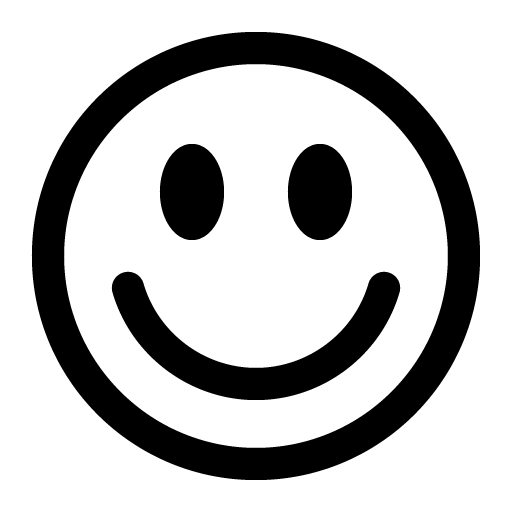
#> input picture watermark.png, 512 x 512 px
$ python 2.py
#> lines starting #> are read from the running program, lines starting #| are printed output that depends on the picture
from PIL import Image
image = Image.open('watermark.png')
#> image is the input picture: PIL image 512x512 RGBA; mean R, G, B, A 0, 0, 0, 62.2
newimg = image.resize((image.width // 3, image.height // 3))
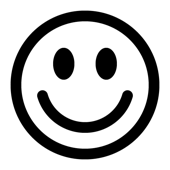
#> newimg: PIL image 170x170 RGBA; mean R, G, B, A 0, 0, 0, 62.2; transparent parts drawn white

imge = Image.open('kapibara.jpg')
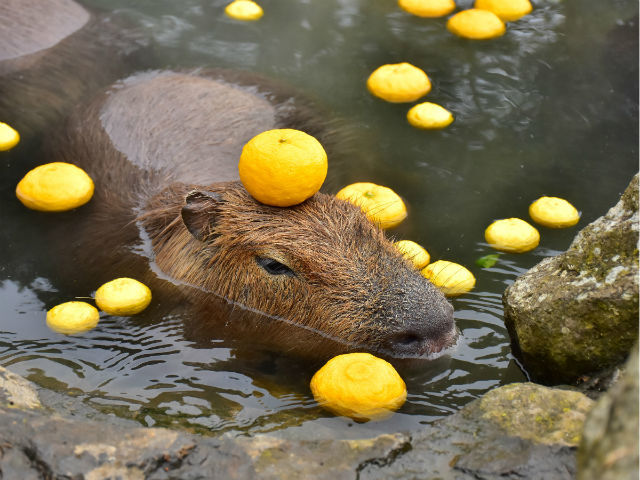
#> input picture kapibara.jpg, 640 x 480 px
#> imge is the input picture: PIL image 640x480 RGB; mean R, G, B 116.7, 106.5, 78.6
imge.paste(newimg)
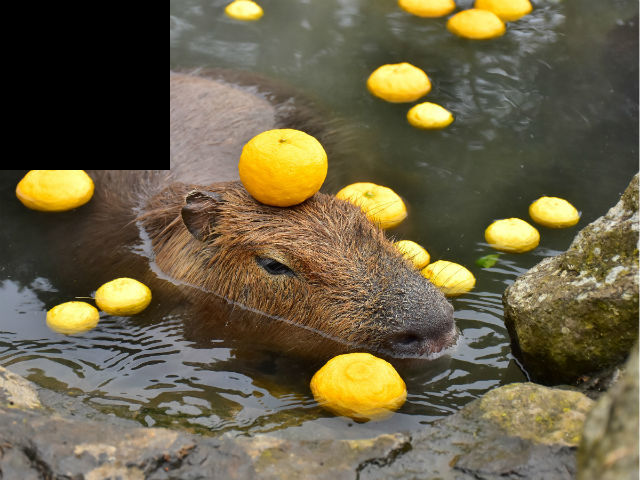
#> imge: PIL image 640x480 RGB; mean R, G, B 105.5, 96.1, 69.2
imge.save('watermark1.png')
